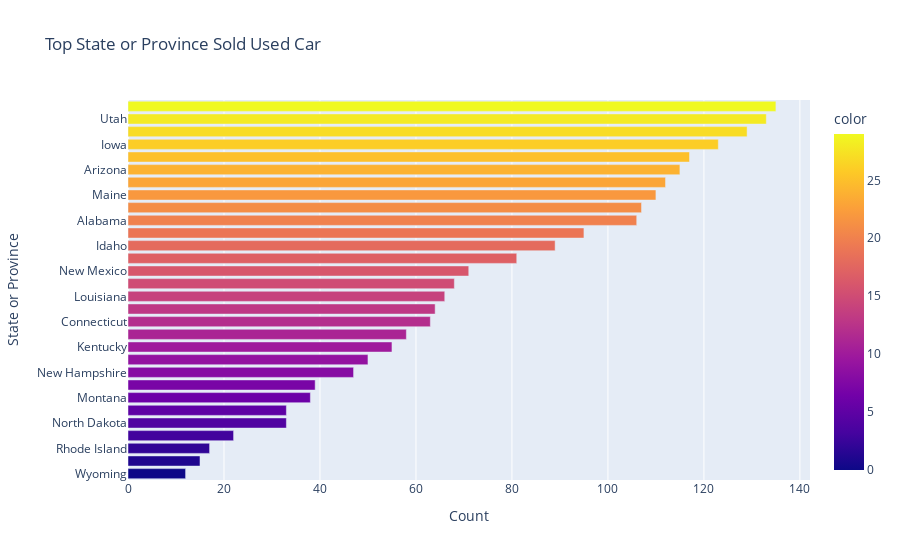

Here is the notebook cell this chart was saved with:
### Code cell
iplot(px.bar(df['State or Province'].value_counts().sort_values(ascending=True)[:30],
             orientation='h',
             color=df['State or Province'][:30].index,
             title='Top State or Province Sold Used Car',
             labels={'value':'Count'}
))

### Figure 1 — Plotly figure (JSON) as saved in the notebook; plotly's stock layout.template omitted (floating-point values rounded to 4 significant figures)
{"data": [{"alignmentgroup": "True", "hovertemplate": "Count=%{x}<br>State or Province=%{y}<br>color=%{marker.color}<extra></extra>", "legendgroup": "", "marker": {"color": [0, 1, 2, 3, 4, 5, 6, 7, 8, 9, 10, 11, 12, 13, 14, 15, 16, 17, 18, 19, 20, 21, 22, 23, 24, 25, 26, 27, 28, 29], "coloraxis": "coloraxis", "pattern": {"shape": ""}}, "name": "", "offsetgroup": "", "orientation": "h", "showlegend": false, "textposition": "auto", "type": "bar", "x": [12, 15, 17, 22, 33, 33, 38, 39, 47, 50, 55, 58, 63, 64, 66, 68, 71, 81, 89, 95, 106, 107, 110, 112, 115, 117, 123, 129, 133, 135], "xaxis": "x", "y": ["Wyoming", "Delaware", "Rhode Island", "South Dakota", "North Dakota", "West Virginia", "Montana", "Nevada", "New Hampshire", "Vermont", "Kentucky", "Nebraska", "Connecticut", "Mississippi", "Louisiana", "District of Columbia", "New Mexico", "South Carolina", "Idaho", "Oklahoma", "Alabama", "Arkansas", "Maine", "Kansas", "Arizona", "Wisconsin", "Iowa", "Oregon", "Utah", "Tennessee"], "yaxis": "y"}], "layout": {"barmode": "relative", "coloraxis": {"colorbar": {"title": {"text": "color"}}, "colorscale": [[0, "#0d0887"], [0.1111, "#46039f"], [0.2222, "#7201a8"], [0.3333, "#9c179e"], [0.4444, "#bd3786"], [0.5556, "#d8576b"], [0.6667, "#ed7953"], [0.7778, "#fb9f3a"], [0.8889, "#fdca26"], [1, "#f0f921"]]}, "legend": {"tracegroupgap": 0}, "title": {"text": "Top State or Province Sold Used Car"}, "xaxis": {"anchor": "y", "domain": [0, 1], "title": {"text": "Count"}}, "yaxis": {"anchor": "x", "domain": [0, 1], "title": {"text": "State or Province"}}}}
